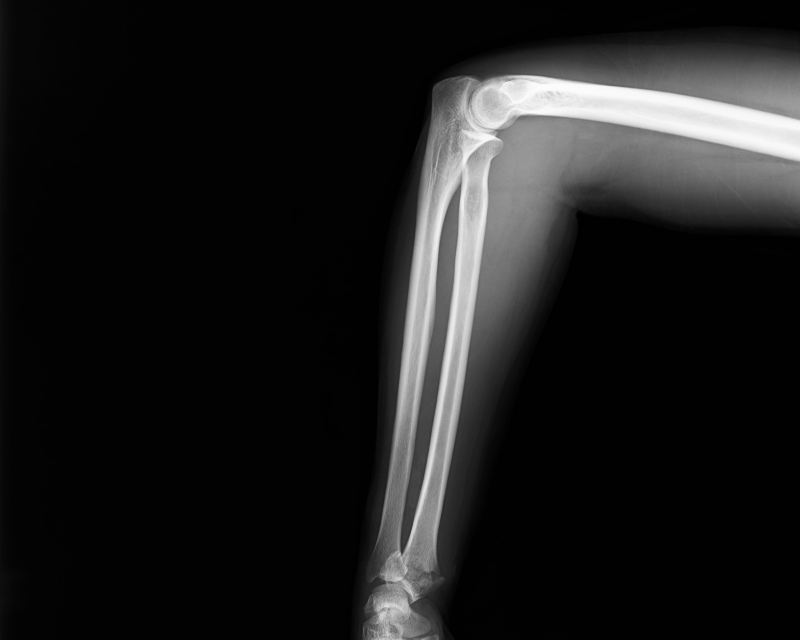
#> input picture ID002-xray.png, 1600 x 1280 px, found by its file name (shown at 1/2 size)
$ python analyze_image.py   (older library calls are emulated)
#> lines starting #> are read from the running program, lines starting #| are printed output that depends on the picture
import cv2
import numpy as np
import os

BASE = os.path.dirname(os.path.abspath(__file__))
SRC = os.path.join(os.path.dirname(BASE), "ID002-xray.png")

color = cv2.imread(SRC, cv2.IMREAD_COLOR)
#> color is the input picture: shape (1280, 1600, 3); min 0, max 254, mean 28.3
gray = cv2.cvtColor(color, cv2.COLOR_BGR2GRAY)
h, w = gray.shape
#> h = 1280; w = 1600
print(f"loaded {SRC} shape={color.shape} min={gray.min()} max={gray.max()}")
#| loaded results/v1/single-agent/qwen3.8-27b/ID002-xray.png shape=(1280, 1600, 3) min=0 max=254

def save(name, img):
#> called with name = '01_original.png'
    path = os.path.join(BASE, name)
    ok = cv2.imwrite(path, img)
    print(name, "saved" if ok else "FAILED", img.shape)
#| 01_original.png saved (1280, 1600, 3)
    return path

# 01 original (as-is, RGB)
save("01_original.png", cv2.cvtColor(color, cv2.COLOR_BGR2RGB))

# 02 grayscale
save("02_grayscale.png", gray)
#| 02_grayscale.png saved (1280, 1600)

# 03 contrast enhanced (CLAHE, preserves detail)
clahe = cv2.createCLAHE(clipLimit=2.5, tileGridSize=(8, 8))
contrast = clahe.apply(gray)
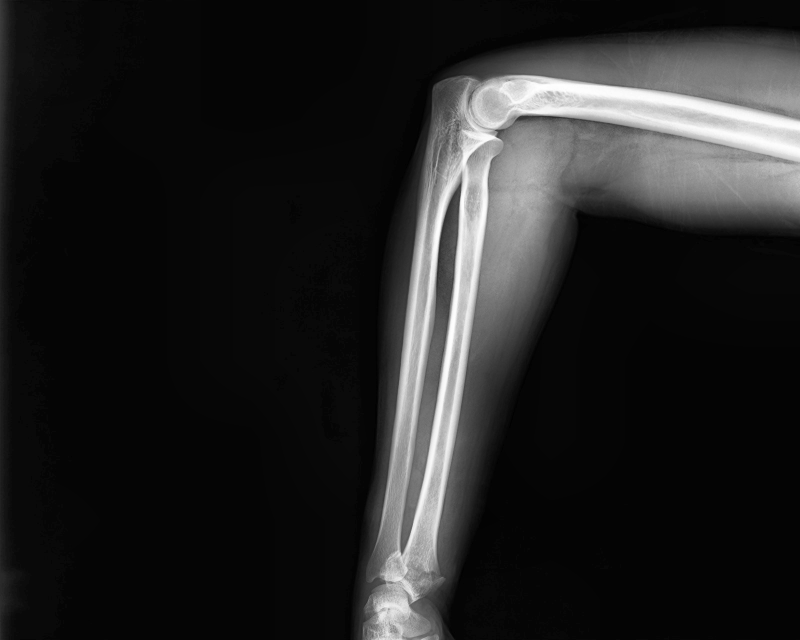
#> contrast: shape (1280, 1600) (shown at 1/2 size); min 0, max 255, mean 35.2
save("03_contrast_enhanced.png", contrast)
#| 03_contrast_enhanced.png saved (1280, 1600)

# 04 sharpened (unsharp mask)
blur = cv2.GaussianBlur(gray, (0, 0), 3)
sharpened = cv2.addWeighted(gray, 1.6, blur, -0.6, 0)
sharpened = np.clip(sharpened, 0, 255).astype(np.uint8)
save("04_sharpened.png", sharpened)
#| 04_sharpened.png saved (1280, 1600)

# 05 edge enhanced (Sobel gradient magnitude)
sx = cv2.Sobel(gray, cv2.CV_64F, 1, 0, ksize=3)
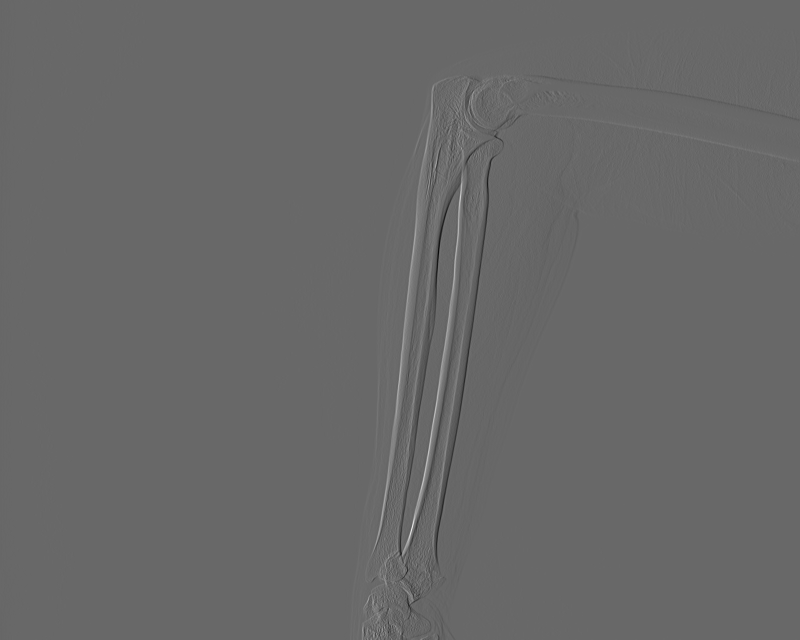
#> sx: shape (1280, 1600) float64 (shown at 1/2 size); min -386, max 556, mean 0.1; drawn with min black and max white
sy = cv2.Sobel(gray, cv2.CV_64F, 0, 1, ksize=3)
mag = cv2.magnitude(sx, sy)
mag = np.clip(mag / mag.max() * 255, 0, 255).astype(np.uint8)
save("05_edge_enhanced.png", mag)
#| 05_edge_enhanced.png saved (1280, 1600)

# 06 zoom region 1: elbow joint (proximal)
z1 = contrast[40:700, 620:1280]
z1 = cv2.resize(z1, None, fx=1.5, fy=1.5, interpolation=cv2.INTER_CUBIC)
#> z1: shape (990, 990)
z1b = cv2.cvtColor(z1, cv2.COLOR_GRAY2BGR)
cv2.putText(z1b, "elbow joint", (15, 40), cv2.FONT_HERSHEY_SIMPLEX, 1.2, (0, 255, 255), 2)
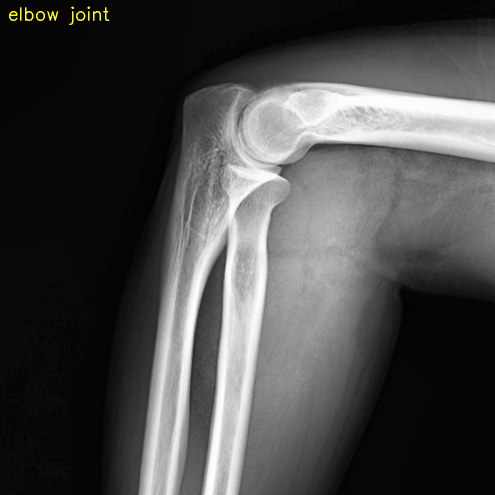
#> z1b: shape (990, 990, 3) (shown at 1/2 size); mean B, G, R 72.3, 72.6, 72.6
save("06_zoom_region_1.png", z1b)
#| 06_zoom_region_1.png saved (990, 990, 3)

# 07 zoom region 2: distal forearm / wrist
z2 = contrast[1000:1280, 560:1120]
z2 = cv2.resize(z2, None, fx=1.5, fy=1.5, interpolation=cv2.INTER_CUBIC)
#> z2: shape (420, 840)
z2b = cv2.cvtColor(z2, cv2.COLOR_GRAY2BGR)
cv2.putText(z2b, "distal forearm / wrist", (15, 40), cv2.FONT_HERSHEY_SIMPLEX, 1.2, (0, 255, 255), 2)
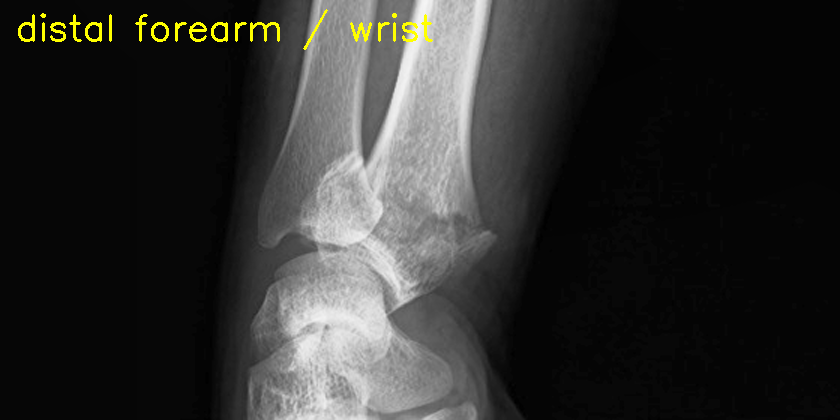
#> z2b: shape (420, 840, 3); mean B, G, R 45.3, 47.2, 47.2
save("07_zoom_region_2.png", z2b)
#| 07_zoom_region_2.png saved (420, 840, 3)

# 08 additional: bone window (strong CLAHE on proximal half) + full soft-tissue gamma
bone = cv2.createCLAHE(clipLimit=4.0, tileGridSize=(16, 16)).apply(gray)
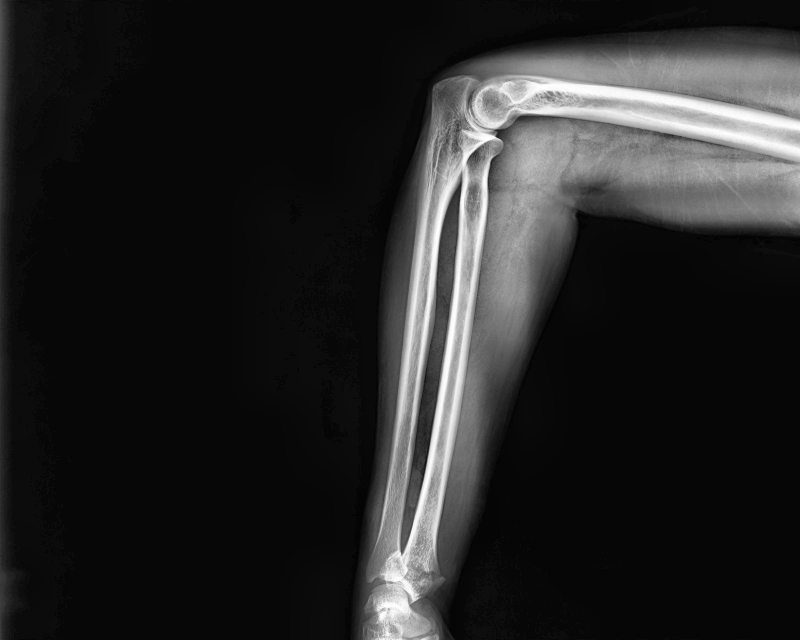
#> bone: shape (1280, 1600) (shown at 1/2 size); min 1, max 255, mean 37.5
soft = (255 * np.power(gray / 255.0, 2.2)).astype(np.uint8)
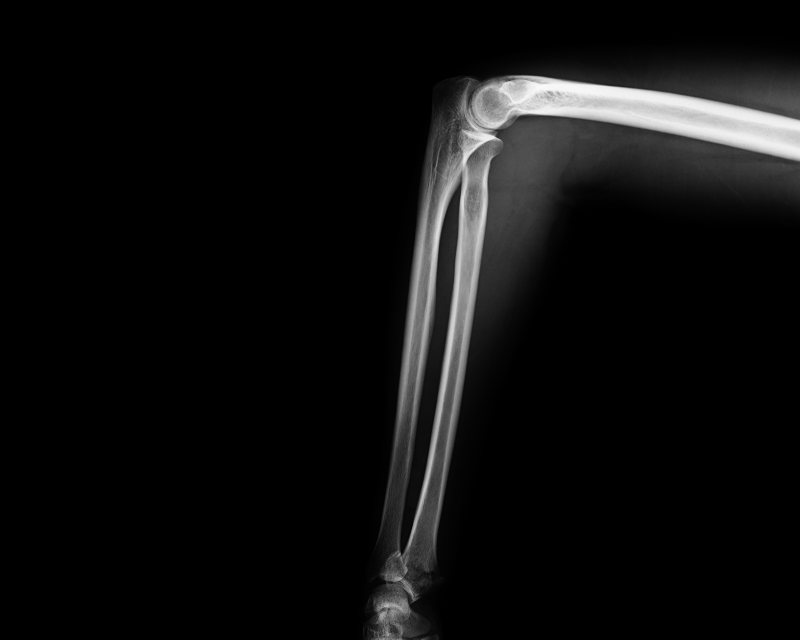
#> soft: shape (1280, 1600) (shown at 1/2 size); min 0, max 252, mean 14.7
combo = np.hstack([bone[:, : w // 2], soft[:, : w // 2]])
cv2.putText(combo, "bone window (L) / soft tissue window (R)", (15, 40),
            cv2.FONT_HERSHEY_SIMPLEX, 1.0, 255, 2)
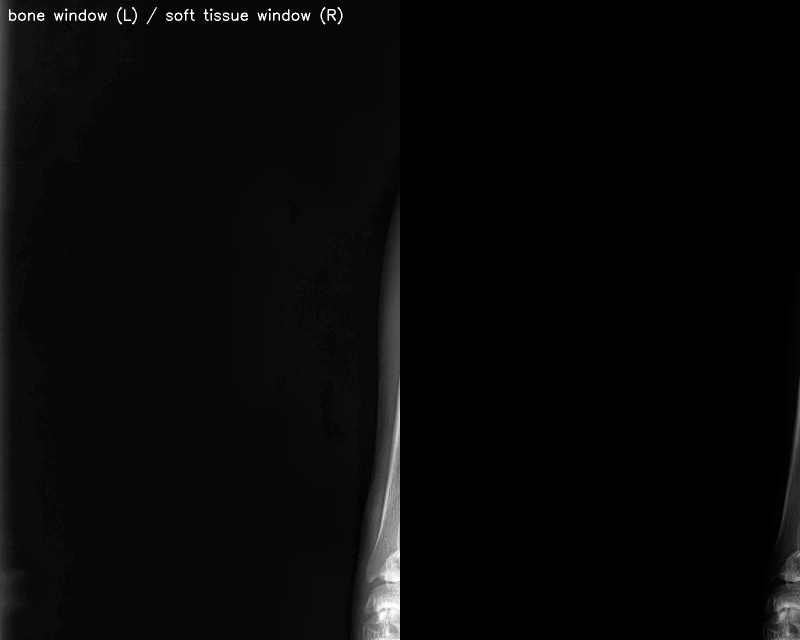
#> combo: shape (1280, 1600) (shown at 1/2 size); min 0, max 255, mean 7.5
save("08_additional_enhancement.png", combo)
#| 08_additional_enhancement.png saved (1280, 1600)

print("done")

$ run again, with ID003-xray.png copied over ID002-xray.png
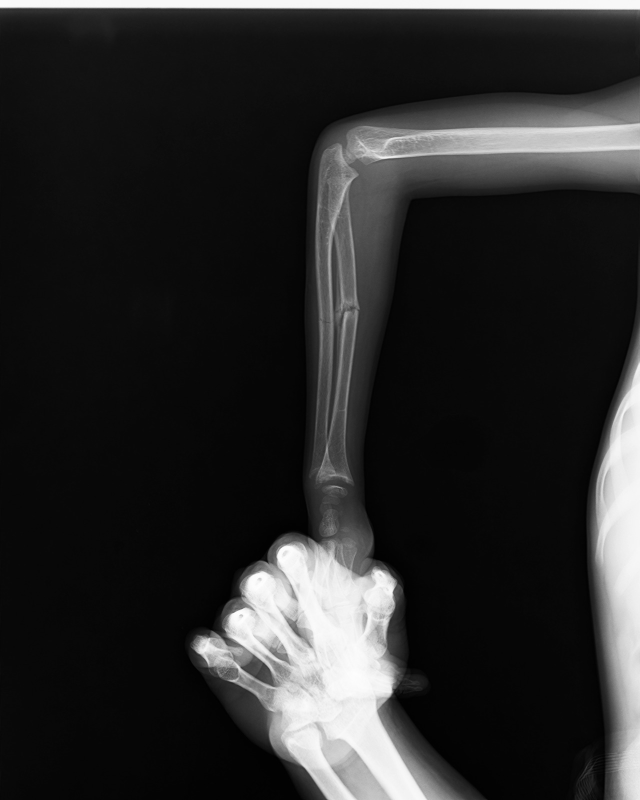
#> input picture ID003-xray.png, 1280 x 1600 px, found by its file name (shown at 1/2 size)
#> color is the input picture: shape (1600, 1280, 3); min 0, max 255, mean 42
#| loaded results/v1/single-agent/qwen3.8-27b/ID002-xray.png shape=(1600, 1280, 3) min=0 max=255
#| 01_original.png saved (1600, 1280, 3)
#| 02_grayscale.png saved (1600, 1280)
#| 03_contrast_enhanced.png saved (1600, 1280)
#| 04_sharpened.png saved (1600, 1280)
#| 05_edge_enhanced.png saved (1600, 1280)
#| 06_zoom_region_1.png saved (990, 990, 3)
#> `cv2.putText(z2b, "distal forearm / wrist", (15, 40), cv2.FONT_HERSHEY_..`:
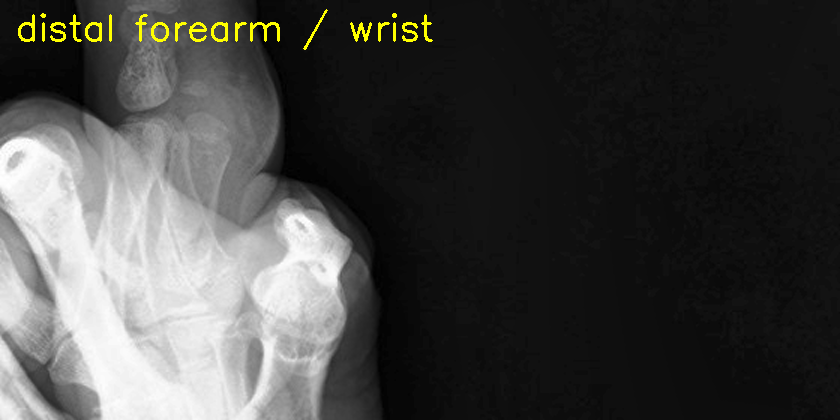
#> z2b: shape (420, 840, 3); mean B, G, R 67.2, 69, 69
#| 07_zoom_region_2.png saved (420, 840, 3)
#> `cv2.putText(combo, "bone window (L) / soft tissue window (R)", (15, 40..`:
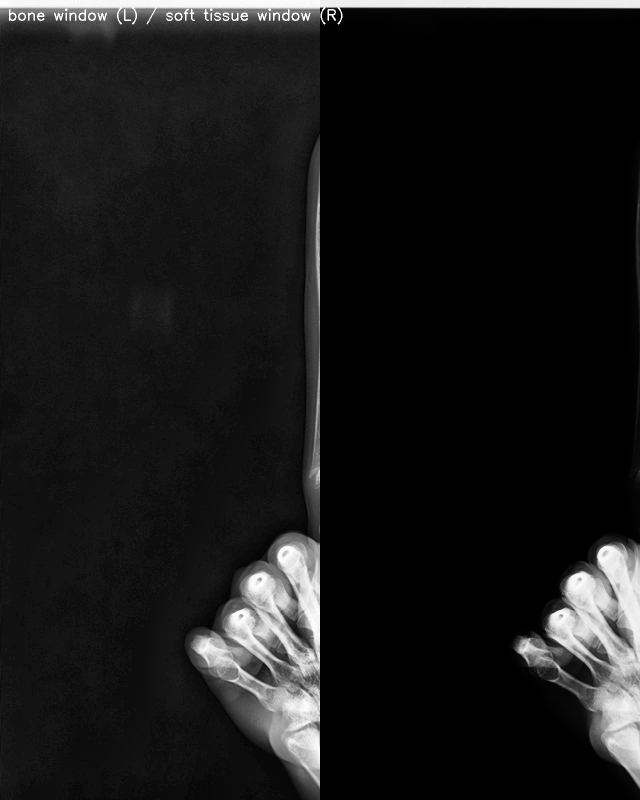
#> combo: shape (1600, 1280) (shown at 1/2 size); min 0, max 255, mean 24.7
#| 08_additional_enhancement.png saved (1600, 1280)
